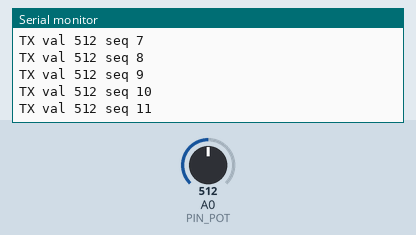
This sketch was run on a simulated Arduino Uno, built with avr-gcc and run on an emulated ATmega328P. Parts: the last lines printed to the serial monitor. The test bench sets the inputs (shaded band); at power-on: A0 (PIN_POT) = 512. The modem accepts every AT command (registered, SIM ready, sends succeed) and sends nothing else.

Above: at 1.2 s.
1.3 s: A0 (PIN_POT) set to 716
At 1.38 s:
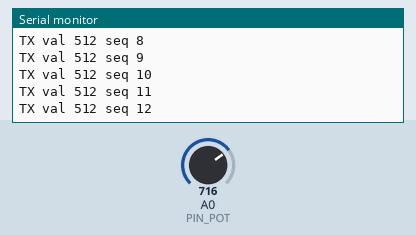
4.2 s: A0 (PIN_POT) set to 1023
At 4.24 s:
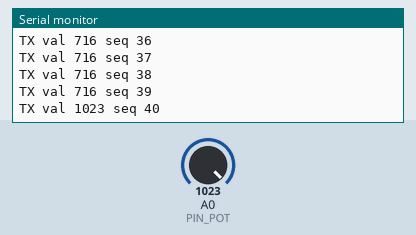
Timing chart, 0 to 7.2 s (numbered marks = the images above; inputs shaded):
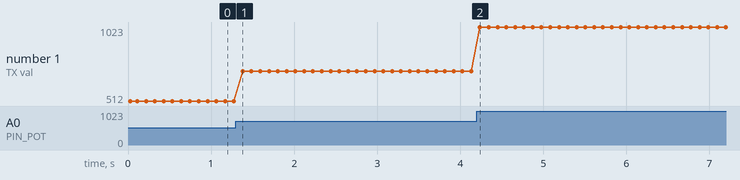

The sketch:

UNO_A_full_duplex.ino
```cpp
// UNO_A_full_duplex.ino
// Maestro full duplex con dos módulos max485 y dos buses.
// Envía valor de potenciómetro y escucha confirmaciones.
// Pines
//   TX bus uno: SoftwareSerial TX D8  RX D7 no usado  DE D2 alto  RE D3 alto
//   RX bus dos: SoftwareSerial RX D10 TX D9 no usado  DE D4 bajo   RE D5 bajo
//   Potenciómetro: A0
#include <SoftwareSerial.h>

// TX bus uno
const uint8_t TX_TX = 8;
const uint8_t TX_RX_DUMMY = 7;
const uint8_t TX_DE = 2;
const uint8_t TX_RE = 3;
// RX bus dos
const uint8_t RX_RX = 10;
const uint8_t RX_TX_DUMMY = 9;
const uint8_t RX_DE = 4;
const uint8_t RX_RE = 5;
// Potenciómetro
const uint8_t PIN_POT = A0;

SoftwareSerial S_TX(TX_RX_DUMMY, TX_TX);  // RX, TX
SoftwareSerial S_RX(RX_RX, RX_TX_DUMMY);  // RX, TX

uint8_t seq = 0;

uint8_t cs(const uint8_t* d, uint8_t n) {
  uint16_t s = 0;
  for (uint8_t i = 0; i < n; i++) s += d[i];
  return s & 0xFF;
}

void setup() {
  pinMode(TX_DE, OUTPUT); pinMode(TX_RE, OUTPUT);
  digitalWrite(TX_DE, HIGH); digitalWrite(TX_RE, HIGH);
  pinMode(RX_DE, OUTPUT); pinMode(RX_RE, OUTPUT);
  digitalWrite(RX_DE, LOW); digitalWrite(RX_RE, LOW);

  S_TX.begin(9600);
  S_RX.begin(9600);
  Serial.begin(9600);
  Serial.println("Maestro full duplex listo");
}

void sendPot() {
  int val = analogRead(PIN_POT);
  uint8_t hi = (val >> 8) & 0xFF;
  uint8_t lo = val & 0xFF;
  uint8_t pkt[5] = {0x01, hi, lo, seq, 0x00};
  pkt[4] = cs(pkt, 4);
  S_TX.write(pkt, 5);
  Serial.print("TX val "); Serial.print(val);
  Serial.print(" seq "); Serial.println(seq);
  seq++;
}

void readAck() {
  static uint8_t buf[5];
  static uint8_t idx = 0;
  while (S_RX.available()) {
    buf[idx++] = S_RX.read();
    if (idx == 5) {
      idx = 0;
      if (buf[4] == cs(buf, 4)) {
        uint16_t data = (uint16_t(buf[1]) << 8) | buf[2];
        Serial.print("ACK tipo "); Serial.print(buf[0], HEX);
        Serial.print(" dato "); Serial.print(data);
        Serial.print(" seq "); Serial.println(buf[3]);
      } else {
        Serial.println("ACK con error");
      }
    }
  }
}

void loop() {
  sendPot();
  readAck();
  delay(100);
}
```

Measured:
- plotted number 1: 512 → 716 after the input at 1.3 s
